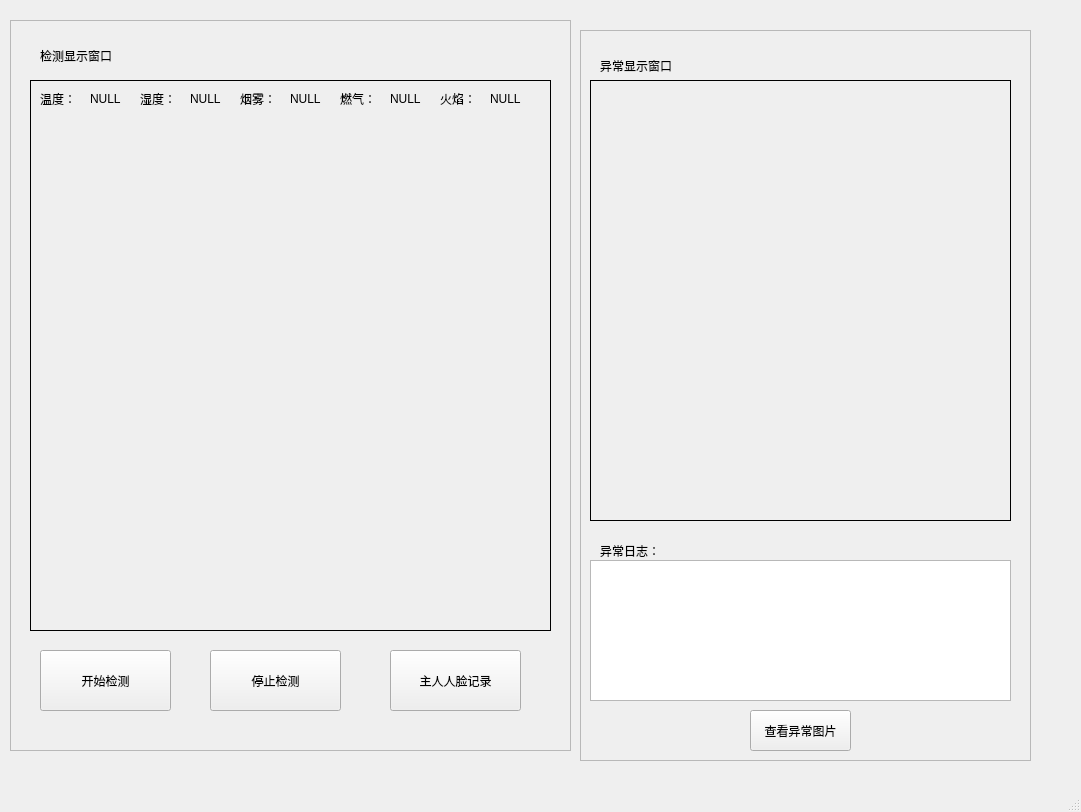
<?xml version="1.0" encoding="UTF-8"?>
<ui version="4.0">
 <class>mainWindow</class>
 <widget class="QMainWindow" name="mainWindow">
  <property name="geometry">
   <rect>
    <x>0</x>
    <y>0</y>
    <width>1081</width>
    <height>812</height>
   </rect>
  </property>
  <property name="windowTitle">
   <string>智能家居</string>
  </property>
  <widget class="QWidget" name="centralwidget">
   <widget class="QFrame" name="frame1">
    <property name="geometry">
     <rect>
      <x>10</x>
      <y>20</y>
      <width>561</width>
      <height>731</height>
     </rect>
    </property>
    <property name="frameShape">
     <enum>QFrame::StyledPanel</enum>
    </property>
    <property name="frameShadow">
     <enum>QFrame::Raised</enum>
    </property>
    <widget class="QLabel" name="label_1">
     <property name="geometry">
      <rect>
       <x>30</x>
       <y>20</y>
       <width>121</width>
       <height>31</height>
      </rect>
     </property>
     <property name="text">
      <string>检测显示窗口</string>
     </property>
    </widget>
    <widget class="QLabel" name="TemperatureLable">
     <property name="geometry">
      <rect>
       <x>30</x>
       <y>70</y>
       <width>41</width>
       <height>18</height>
      </rect>
     </property>
     <property name="text">
      <string>温度：</string>
     </property>
     <property name="textFormat">
      <enum>Qt::AutoText</enum>
     </property>
    </widget>
    <widget class="QLabel" name="SmogLable">
     <property name="geometry">
      <rect>
       <x>230</x>
       <y>70</y>
       <width>41</width>
       <height>18</height>
      </rect>
     </property>
     <property name="text">
      <string>烟雾：</string>
     </property>
    </widget>
    <widget class="QLabel" name="GasLable">
     <property name="geometry">
      <rect>
       <x>330</x>
       <y>70</y>
       <width>41</width>
       <height>18</height>
      </rect>
     </property>
     <property name="text">
      <string>燃气：</string>
     </property>
    </widget>
    <widget class="QLabel" name="FireLable">
     <property name="geometry">
      <rect>
       <x>430</x>
       <y>70</y>
       <width>41</width>
       <height>18</height>
      </rect>
     </property>
     <property name="text">
      <string>火焰：</string>
     </property>
    </widget>
    <widget class="QLabel" name="NormalImageLable">
     <property name="geometry">
      <rect>
       <x>20</x>
       <y>60</y>
       <width>521</width>
       <height>551</height>
      </rect>
     </property>
     <property name="frameShape">
      <enum>QFrame::Box</enum>
     </property>
     <property name="text">
      <string/>
     </property>
    </widget>
    <widget class="QPushButton" name="stopButton">
     <property name="geometry">
      <rect>
       <x>200</x>
       <y>630</y>
       <width>131</width>
       <height>61</height>
      </rect>
     </property>
     <property name="text">
      <string>停止检测</string>
     </property>
    </widget>
    <widget class="QPushButton" name="startButton">
     <property name="geometry">
      <rect>
       <x>30</x>
       <y>630</y>
       <width>131</width>
       <height>61</height>
      </rect>
     </property>
     <property name="text">
      <string>开始检测</string>
     </property>
    </widget>
    <widget class="QPushButton" name="pushButton">
     <property name="geometry">
      <rect>
       <x>380</x>
       <y>630</y>
       <width>131</width>
       <height>61</height>
      </rect>
     </property>
     <property name="text">
      <string>主人人脸记录</string>
     </property>
    </widget>
    <widget class="QLabel" name="HumidityLable">
     <property name="geometry">
      <rect>
       <x>130</x>
       <y>70</y>
       <width>41</width>
       <height>18</height>
      </rect>
     </property>
     <property name="text">
      <string>湿度：</string>
     </property>
    </widget>
    <widget class="QLabel" name="Temperature">
     <property name="geometry">
      <rect>
       <x>80</x>
       <y>70</y>
       <width>51</width>
       <height>18</height>
      </rect>
     </property>
     <property name="lineWidth">
      <number>1</number>
     </property>
     <property name="text">
      <string>NULL</string>
     </property>
    </widget>
    <widget class="QLabel" name="Humidity">
     <property name="geometry">
      <rect>
       <x>180</x>
       <y>70</y>
       <width>51</width>
       <height>18</height>
      </rect>
     </property>
     <property name="lineWidth">
      <number>1</number>
     </property>
     <property name="text">
      <string>NULL</string>
     </property>
    </widget>
    <widget class="QLabel" name="Smog">
     <property name="geometry">
      <rect>
       <x>280</x>
       <y>70</y>
       <width>51</width>
       <height>18</height>
      </rect>
     </property>
     <property name="lineWidth">
      <number>1</number>
     </property>
     <property name="text">
      <string>NULL</string>
     </property>
    </widget>
    <widget class="QLabel" name="Fire">
     <property name="geometry">
      <rect>
       <x>480</x>
       <y>70</y>
       <width>51</width>
       <height>18</height>
      </rect>
     </property>
     <property name="lineWidth">
      <number>1</number>
     </property>
     <property name="text">
      <string>NULL</string>
     </property>
    </widget>
    <widget class="QLabel" name="Gas">
     <property name="geometry">
      <rect>
       <x>380</x>
       <y>70</y>
       <width>51</width>
       <height>18</height>
      </rect>
     </property>
     <property name="lineWidth">
      <number>1</number>
     </property>
     <property name="text">
      <string>NULL</string>
     </property>
    </widget>
    <zorder>NormalImageLable</zorder>
    <zorder>label_1</zorder>
    <zorder>stopButton</zorder>
    <zorder>startButton</zorder>
    <zorder>pushButton</zorder>
    <zorder>TemperatureLable</zorder>
    <zorder>SmogLable</zorder>
    <zorder>GasLable</zorder>
    <zorder>HumidityLable</zorder>
    <zorder>FireLable</zorder>
    <zorder>Temperature</zorder>
    <zorder>Humidity</zorder>
    <zorder>Smog</zorder>
    <zorder>Fire</zorder>
    <zorder>Gas</zorder>
   </widget>
   <widget class="QFrame" name="frame2">
    <property name="geometry">
     <rect>
      <x>580</x>
      <y>30</y>
      <width>451</width>
      <height>731</height>
     </rect>
    </property>
    <property name="frameShape">
     <enum>QFrame::StyledPanel</enum>
    </property>
    <property name="frameShadow">
     <enum>QFrame::Raised</enum>
    </property>
    <widget class="QLabel" name="label_2">
     <property name="geometry">
      <rect>
       <x>20</x>
       <y>20</y>
       <width>91</width>
       <height>31</height>
      </rect>
     </property>
     <property name="text">
      <string>异常显示窗口</string>
     </property>
    </widget>
    <widget class="QLabel" name="label_3">
     <property name="geometry">
      <rect>
       <x>20</x>
       <y>510</y>
       <width>91</width>
       <height>21</height>
      </rect>
     </property>
     <property name="text">
      <string>异常日志：</string>
     </property>
    </widget>
    <widget class="QPushButton" name="Button_OpenPhoto">
     <property name="geometry">
      <rect>
       <x>170</x>
       <y>680</y>
       <width>101</width>
       <height>41</height>
      </rect>
     </property>
     <property name="text">
      <string>查看异常图片</string>
     </property>
    </widget>
    <widget class="QPlainTextEdit" name="ErrorText">
     <property name="geometry">
      <rect>
       <x>10</x>
       <y>530</y>
       <width>421</width>
       <height>141</height>
      </rect>
     </property>
    </widget>
    <widget class="QLabel" name="ErrorImageLable">
     <property name="geometry">
      <rect>
       <x>10</x>
       <y>50</y>
       <width>421</width>
       <height>441</height>
      </rect>
     </property>
     <property name="frameShape">
      <enum>QFrame::Box</enum>
     </property>
     <property name="text">
      <string/>
     </property>
     <property name="indent">
      <number>6</number>
     </property>
    </widget>
   </widget>
  </widget>
  <widget class="QMenuBar" name="menubar">
   <property name="geometry">
    <rect>
     <x>0</x>
     <y>0</y>
     <width>1081</width>
     <height>26</height>
    </rect>
   </property>
  </widget>
  <widget class="QStatusBar" name="statusbar"/>
 </widget>
 <tabstops>
  <tabstop>Button_OpenPhoto</tabstop>
 </tabstops>
 <resources/>
 <connections/>
</ui>
